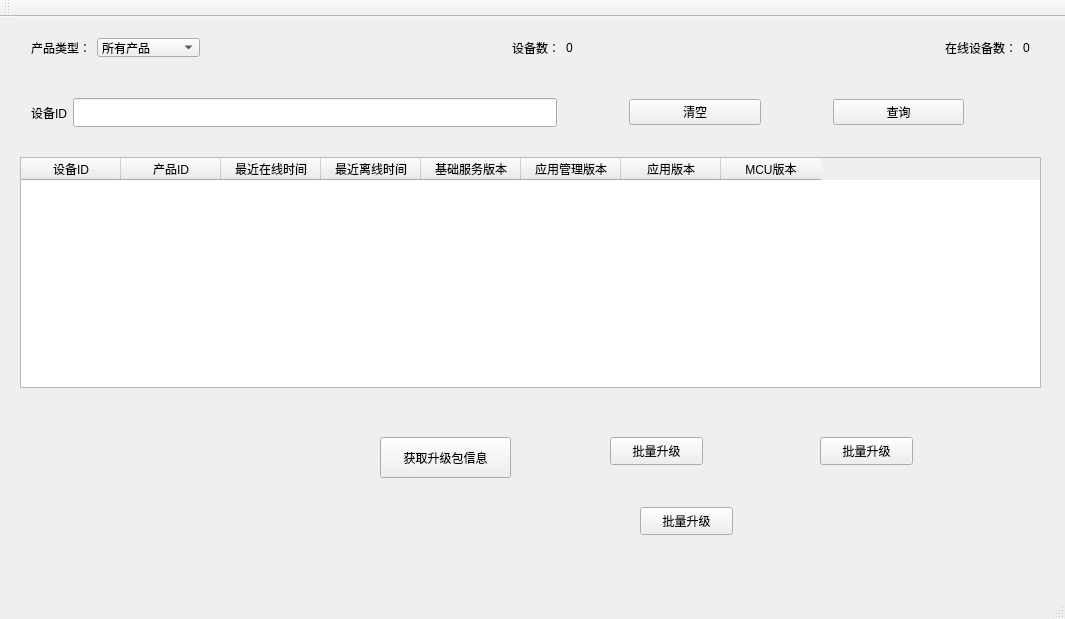
<?xml version="1.0" encoding="UTF-8"?>
<ui version="4.0">
 <class>MainWindow</class>
 <widget class="QMainWindow" name="MainWindow">
  <property name="geometry">
   <rect>
    <x>0</x>
    <y>0</y>
    <width>1065</width>
    <height>619</height>
   </rect>
  </property>
  <property name="windowTitle">
   <string>MainWindow</string>
  </property>
  <widget class="QWidget" name="centralWidget">
   <widget class="QTableWidget" name="tableWidget">
    <property name="geometry">
     <rect>
      <x>20</x>
      <y>140</y>
      <width>1021</width>
      <height>231</height>
     </rect>
    </property>
    <column>
     <property name="text">
      <string>设备ID</string>
     </property>
    </column>
    <column>
     <property name="text">
      <string>产品ID</string>
     </property>
    </column>
    <column>
     <property name="text">
      <string>最近在线时间</string>
     </property>
    </column>
    <column>
     <property name="text">
      <string>最近离线时间</string>
     </property>
    </column>
    <column>
     <property name="text">
      <string>基础服务版本</string>
     </property>
    </column>
    <column>
     <property name="text">
      <string>应用管理版本</string>
     </property>
    </column>
    <column>
     <property name="text">
      <string>应用版本</string>
     </property>
    </column>
    <column>
     <property name="text">
      <string>MCU版本</string>
     </property>
    </column>
   </widget>
   <widget class="QPushButton" name="pushButton_2">
    <property name="geometry">
     <rect>
      <x>820</x>
      <y>420</y>
      <width>93</width>
      <height>28</height>
     </rect>
    </property>
    <property name="text">
     <string>批量升级</string>
    </property>
   </widget>
   <widget class="QPushButton" name="pushButton_5">
    <property name="geometry">
     <rect>
      <x>610</x>
      <y>420</y>
      <width>93</width>
      <height>28</height>
     </rect>
    </property>
    <property name="text">
     <string>批量升级</string>
    </property>
   </widget>
   <widget class="QPushButton" name="pushButton_6">
    <property name="geometry">
     <rect>
      <x>380</x>
      <y>420</y>
      <width>131</width>
      <height>41</height>
     </rect>
    </property>
    <property name="text">
     <string>获取升级包信息</string>
    </property>
   </widget>
   <widget class="QPushButton" name="pushButton_7">
    <property name="geometry">
     <rect>
      <x>640</x>
      <y>490</y>
      <width>93</width>
      <height>28</height>
     </rect>
    </property>
    <property name="text">
     <string>批量升级</string>
    </property>
   </widget>
   <widget class="QWidget" name="">
    <property name="geometry">
     <rect>
      <x>20</x>
      <y>10</y>
      <width>1021</width>
      <height>41</height>
     </rect>
    </property>
    <layout class="QHBoxLayout" name="horizontalLayout_5">
     <item>
      <layout class="QHBoxLayout" name="horizontalLayout">
       <item>
        <widget class="QLabel" name="label_2">
         <property name="sizePolicy">
          <sizepolicy hsizetype="Fixed" vsizetype="Preferred">
           <horstretch>0</horstretch>
           <verstretch>0</verstretch>
          </sizepolicy>
         </property>
         <property name="styleSheet">
          <string notr="true">font: 25 14pt &quot;Microsoft YaHei UI&quot;;</string>
         </property>
         <property name="text">
          <string>产品类型：</string>
         </property>
        </widget>
       </item>
       <item>
        <widget class="QComboBox" name="comboBox_product_type">
         <property name="sizePolicy">
          <sizepolicy hsizetype="Preferred" vsizetype="Fixed">
           <horstretch>0</horstretch>
           <verstretch>0</verstretch>
          </sizepolicy>
         </property>
         <property name="styleSheet">
          <string notr="true">font: 25 12pt &quot;Microsoft YaHei UI&quot;;</string>
         </property>
         <item>
          <property name="text">
           <string>所有产品</string>
          </property>
         </item>
         <item>
          <property name="text">
           <string>建起塔机TSM</string>
          </property>
         </item>
         <item>
          <property name="text">
           <string>建起塔机IOT</string>
          </property>
         </item>
         <item>
          <property name="text">
           <string>土方小挖</string>
          </property>
         </item>
         <item>
          <property name="text">
           <string>混凝土泵车</string>
          </property>
         </item>
         <item>
          <property name="text">
           <string>基施旋挖钻</string>
          </property>
         </item>
         <item>
          <property name="text">
           <string>工起轮胎吊</string>
          </property>
         </item>
         <item>
          <property name="text">
           <string>工起履带吊</string>
          </property>
         </item>
         <item>
          <property name="text">
           <string>其它</string>
          </property>
         </item>
        </widget>
       </item>
      </layout>
     </item>
     <item>
      <layout class="QHBoxLayout" name="horizontalLayout_3">
       <item>
        <spacer name="horizontalSpacer">
         <property name="orientation">
          <enum>Qt::Horizontal</enum>
         </property>
         <property name="sizeHint" stdset="0">
          <size>
           <width>40</width>
           <height>20</height>
          </size>
         </property>
        </spacer>
       </item>
       <item>
        <widget class="QLabel" name="label_4">
         <property name="styleSheet">
          <string notr="true">font: 25 14pt &quot;Microsoft YaHei UI&quot;;</string>
         </property>
         <property name="text">
          <string>设备数：</string>
         </property>
        </widget>
       </item>
       <item>
        <widget class="QLabel" name="device_num">
         <property name="styleSheet">
          <string notr="true">font: 25 14pt &quot;Microsoft YaHei UI&quot;;</string>
         </property>
         <property name="text">
          <string>0</string>
         </property>
        </widget>
       </item>
      </layout>
     </item>
     <item>
      <spacer name="horizontalSpacer_2">
       <property name="orientation">
        <enum>Qt::Horizontal</enum>
       </property>
       <property name="sizeHint" stdset="0">
        <size>
         <width>40</width>
         <height>20</height>
        </size>
       </property>
      </spacer>
     </item>
     <item>
      <layout class="QHBoxLayout" name="horizontalLayout_4">
       <item>
        <widget class="QLabel" name="label_3">
         <property name="styleSheet">
          <string notr="true">font: 25 14pt &quot;Microsoft YaHei UI&quot;;</string>
         </property>
         <property name="text">
          <string>在线设备数：</string>
         </property>
        </widget>
       </item>
       <item>
        <widget class="QLabel" name="device_num_online">
         <property name="styleSheet">
          <string notr="true">font: 25 14pt &quot;Microsoft YaHei UI&quot;;</string>
         </property>
         <property name="text">
          <string>0</string>
         </property>
        </widget>
       </item>
      </layout>
     </item>
    </layout>
   </widget>
   <widget class="QWidget" name="">
    <property name="geometry">
     <rect>
      <x>20</x>
      <y>70</y>
      <width>1021</width>
      <height>51</height>
     </rect>
    </property>
    <layout class="QHBoxLayout" name="horizontalLayout_6" stretch="8,1,2,1,2,1">
     <item>
      <layout class="QHBoxLayout" name="horizontalLayout_2">
       <item>
        <widget class="QLabel" name="label_5">
         <property name="sizePolicy">
          <sizepolicy hsizetype="Preferred" vsizetype="Preferred">
           <horstretch>0</horstretch>
           <verstretch>0</verstretch>
          </sizepolicy>
         </property>
         <property name="styleSheet">
          <string notr="true">font: 25 14pt &quot;Microsoft YaHei UI&quot;;</string>
         </property>
         <property name="text">
          <string>设备ID</string>
         </property>
        </widget>
       </item>
       <item>
        <widget class="QLineEdit" name="lineEdit">
         <property name="sizePolicy">
          <sizepolicy hsizetype="Expanding" vsizetype="Preferred">
           <horstretch>0</horstretch>
           <verstretch>0</verstretch>
          </sizepolicy>
         </property>
        </widget>
       </item>
      </layout>
     </item>
     <item>
      <spacer name="horizontalSpacer_3">
       <property name="orientation">
        <enum>Qt::Horizontal</enum>
       </property>
       <property name="sizeHint" stdset="0">
        <size>
         <width>40</width>
         <height>20</height>
        </size>
       </property>
      </spacer>
     </item>
     <item>
      <widget class="QPushButton" name="pushButton_4">
       <property name="styleSheet">
        <string notr="true">font: 25 14pt &quot;Microsoft YaHei UI&quot;;</string>
       </property>
       <property name="text">
        <string>清空</string>
       </property>
      </widget>
     </item>
     <item>
      <spacer name="horizontalSpacer_4">
       <property name="orientation">
        <enum>Qt::Horizontal</enum>
       </property>
       <property name="sizeHint" stdset="0">
        <size>
         <width>40</width>
         <height>20</height>
        </size>
       </property>
      </spacer>
     </item>
     <item>
      <widget class="QPushButton" name="pushButton_3">
       <property name="styleSheet">
        <string notr="true">font: 25 14pt &quot;Microsoft YaHei UI&quot;;</string>
       </property>
       <property name="text">
        <string>查询</string>
       </property>
      </widget>
     </item>
     <item>
      <spacer name="horizontalSpacer_5">
       <property name="orientation">
        <enum>Qt::Horizontal</enum>
       </property>
       <property name="sizeHint" stdset="0">
        <size>
         <width>40</width>
         <height>20</height>
        </size>
       </property>
      </spacer>
     </item>
    </layout>
   </widget>
  </widget>
  <widget class="QMenuBar" name="menuBar">
   <property name="geometry">
    <rect>
     <x>0</x>
     <y>0</y>
     <width>1065</width>
     <height>26</height>
    </rect>
   </property>
  </widget>
  <widget class="QToolBar" name="mainToolBar">
   <attribute name="toolBarArea">
    <enum>TopToolBarArea</enum>
   </attribute>
   <attribute name="toolBarBreak">
    <bool>false</bool>
   </attribute>
  </widget>
  <widget class="QStatusBar" name="statusBar"/>
 </widget>
 <layoutdefault spacing="6" margin="11"/>
 <resources/>
 <connections/>
</ui>
